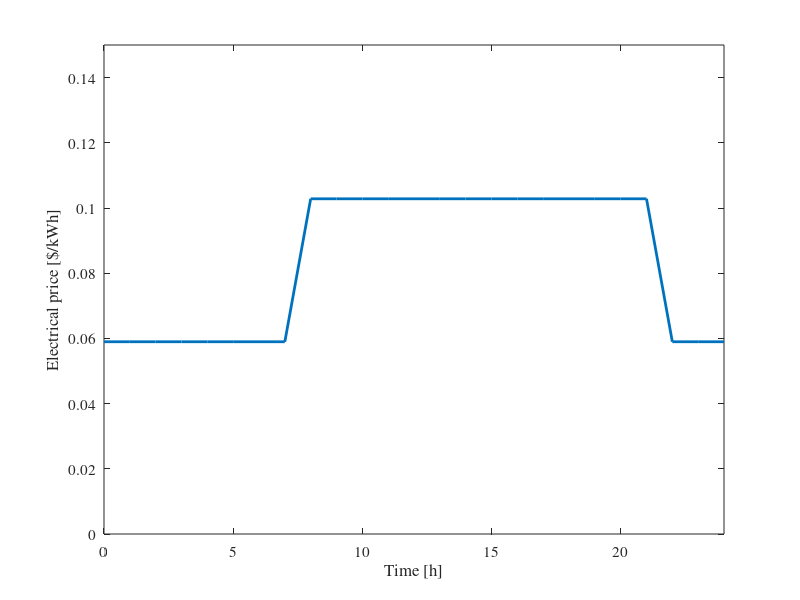
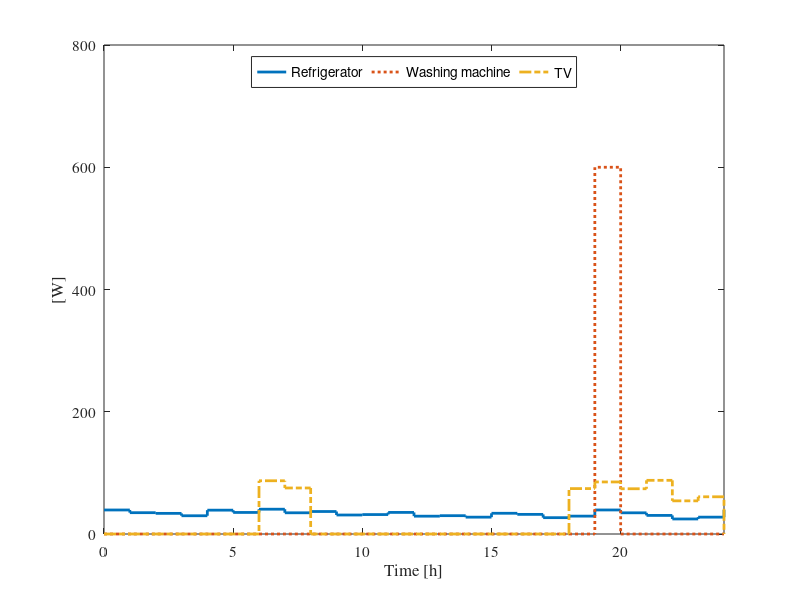
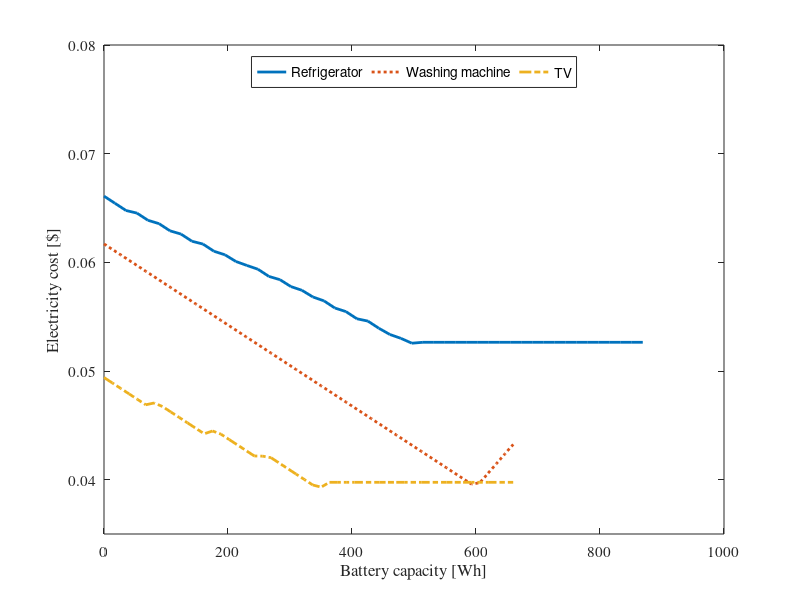
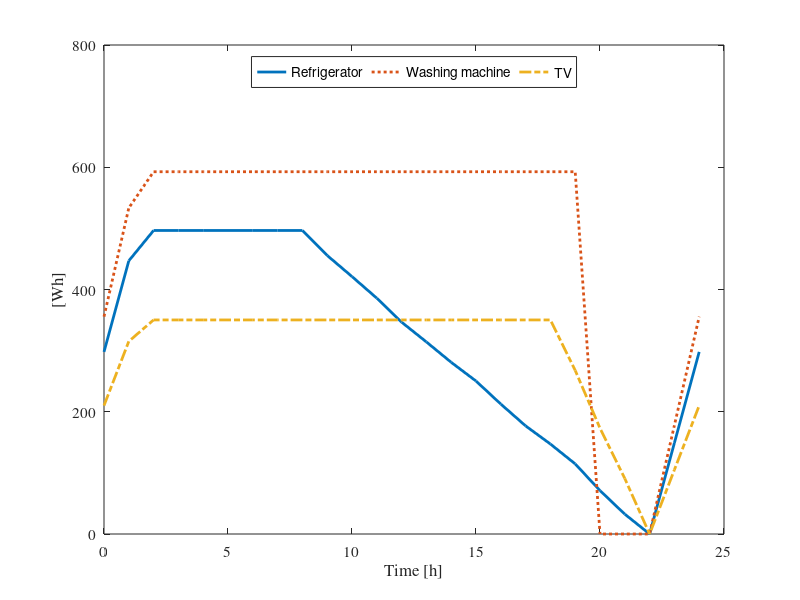

Reproduce these figures in MATLAB, in order. (Note: this script raises an error after producing the figures.)
clear all; close all;
clc;

width = 4.5;     % Width in inches
height = 2;    % Height in inches
alw = 0.75;    % AxesLineWidth
fsz = 11;      % Fontsize
lw = 2;      % LineWidth
msz = 10;       % MarkerSize
% The properties we've been using in the figures
set(0,'defaultLineLineWidth',lw);   % set the default line width to lw
set(0,'defaultLineMarkerSize',msz); % set the default line marker size to msz
defpos = get(0,'defaultFigurePosition');
set(0,'defaultFigurePosition', [defpos(1) defpos(2) width*100, height*100]);
set(gca,...
    'Units','normalized',...
    'FontUnits','points',...
    'FontWeight','normal',...
    'FontSize',10,...
    'FontName','Times')

load elect_price.mat
% price data
% column1 : household / c2 : general/ c3 :educational/c4: industrial /c5:
% agriculture / c6: street light/ c7: night / c8: all


min_cost_ref=10000;min_cost_was=10000;min_cost_tv=10000;
max_night= max(price(:,7));
pbar= max_night+1;

% With dynamic price
smp=xlsread('SMP.csv');
smp_pick= smp(:,1:24);
pr=smp_pick(1:734,:);
pr=flipud(pr);
td= size(pr,1);
%
% price graph

pr_elect=zeros(24,1);
pr_elect(1:8,:)=pbar;
pr_elect(23:24,:)=pbar;
pr_elect(9:22,:)=mean(price(:,1));
pr_dynamic=mean(pr,1)';
ind_time=0:24;
%1163 $/won
figure(1)
pr_elect(end+1)=pr_elect(1);
plot(ind_time,pr_elect/1163);
% plot(ind_time,pr_elect/1163,ind_time,pr_dynamic/1163);
ylim([0,0.15]);
xlim([0,24]);
% title('Electricity price')
xlabel('Time [h]','FontName','Times','FontSize',fsz);
ylabel('Electrical price [$/kWh]','FontName','Times','FontSize',fsz);
set(gca,'FontName','Times','FontSize',fsz);
saveas(gcf,'fig1.png')

% refrigerator
pd = makedist('Normal','mu',33.3,'sigma',4);
y_ref = random(pd,24,1);
% Washing Machine
y_was = zeros(24,1);
y_was(20)=600;
% TV
pd1 = makedist('Normal','mu',70,'sigma',10);
y_tv=zeros(24,1);
watch = random(pd1,8,1);
y_tv(7:8)= watch(1:2,1);
y_tv(19:24)=watch(3:8,1);
% usage distribution in graph

figure(2)
y_ref(end+1)=y_ref(1);y_was(end+1)=y_was(1);y_tv(end+1)=y_tv(1);
% plot(ind_time,y_ref,ind_time,y_was,ind_time,y_tv);
stairs(ind_time,y_ref,'linewidth',lw);
hold on
stairs(ind_time,y_was,':','linewidth',lw);
stairs(ind_time,y_tv,'-.','linewidth',lw);
ylim([0,800]);
xlim([0,24]);
legend('Refrigerator','Washing machine','TV','Orientation','horizontal','location','North')
% title('Electricity usage profile')
xlabel('Time [h]');
ylabel('[W]');
set(gca,'FontName','Times','FontSize',fsz);
% set(gca,'FontSize',fsz,'XTickLabelRotation',45,'XTick',1:24, 'XTickLabel',{'1' '1' '2' '3' '4' '5' '6' '7' '8' '9' '10' '11' '12' '1' '2' '3' '4' '5' '6' '7' '8' '9' '10' '11'});

saveas(gcf,'fig2.png')

%
% battery efficiency is determined by del1, del2
% in this case, it's 90% efficient
del2= 0.9;
del1 = 0.9;
x_crate= 0.3;
% grid size
nn=50;
% the vectors to store the results
cost_cal=1000*ones(nn,1);
elec_cal=1000*ones(nn,1);

% appliance_index: the number represents the appliance
% if 1 : refrigerator, 2: washing machine 3: tv

for appliance_index=1:1:3
    if appliance_index==1
        y=y_ref(1:24);
    elseif appliance_index==2
        y=y_was(1:24);
    elseif appliance_index==3
        y=y_tv(1:24);
    end
    max_bat=ceil(sum(y)/10)*10*1.1;
    K_grid=linspace(0,max_bat,nn);
    batterycost=zeros(nn,1);
    
    x_input=zeros(24,1);
    for j=1:nn
        K= K_grid(j);
        x=x_crate*K;
        loop=1;
        bat_bef=0;
        while loop<=100;
            
            bat = zeros(24,1);
            zt = zeros(24,1);
            ht= zeros(24,1);
            y_use=zeros(24,1);
            bat(1)=bat_bef;
            x_input=zeros(24,1);
            for i=1:24
                % off peak
                if (i>=1 & i< 9)||(i>= 23)
                    if (bat(i) >= 0 & bat(i) <K)
                        ht(i)=1;
                        zt(i)=1;
                        y_use(i)=y(i);
                        if bat(i)+x < K
                            x_input(i)=x;
                        else
                            x_input(i)=K-bat(i);
                        end
                    elseif  (bat(i)<0)
                        bat(i)=0;
                        ht(i)=1;
                        zt(i)=1;
                        y_use(i)=y(i);
                        x_input(i)=x;
                    else
                        ht(i)=0;
                        zt(i)=1;
                        y_use(i)=y(i);
                    end
                else
                    % peak hours
                    if (bat(i) > 0 & bat(i) <=K)
                        ht(i) =-1;
                        if (bat(i)<y(i))
                            zt(i)=1;
                            y_use(i)=y(i)-bat(i);
                        else
                            zt(i)=0;
                        end
                        
                    elseif (bat(i)<=0)
                        ht(i)=0;
                        zt(i)=1;
                        y_use(i)=y(i);
                        bat(i)=0;
                    else
                        bat(i)=K;
                        ht(i)=-1;
                        zt(i)=0;
                    end
                end
                if i<=23
                    bat(i+1) = bat(i)+(ht(i)==1)*x_input(i)-(ht(i)==-1)*y(i)*1/(del2);
                    if bat(i+1) >= K
                        bat(i+1)=K;
                    end
                else
                    bat_bef=bat(i)+(ht(i)==1)*x_input(i)-(ht(i)==-1)*y(i)*1/(del2);
                end
            end
            % electricity cost calculation
            before_cost=sum(pr_elect(1:24)/1000.*y);
            if K==0;
                after_cost=before_cost;
                total_elect=sum(y);
            else
                after_cost=sum((zt==1).*(y_use.*pr_elect(1:24)/1000)+(1/(del1))*(x_input.*(pr_elect(1:24)/1000)));
                total_elect=sum((zt==1).*y_use+(1/(del1))*x_input);
            end
            loop=loop+1;
        end
        batterycost(j)=133.6/1000*K;
        cost_cal(j)=after_cost;
        elec_cal(j)=total_elect;
        
        
        if appliance_index==1;
            cost_ref=[cost_cal,K_grid',batterycost];
            if min_cost_ref>min(cost_cal)
                min_cost_ref=min(cost_cal)
                bat_ref=bat;                
            end
        elseif appliance_index==2;
            cost_was=[cost_cal,K_grid',batterycost];
            if min_cost_was>min(cost_cal)
                min_cost_was=min(cost_cal);
                bat_was=bat;
            end
        elseif appliance_index==3;
            cost_tv=[cost_cal,K_grid',batterycost];
            if min_cost_tv>min(cost_cal)
                min_cost_tv=min(cost_cal);
                bat_tv=bat;
            end
        end
    end
end

%
% plotting the electricity cost
figure(3);
% plot(cost_ref(:,2), cost_ref(:,1),cost_was(:,2), cost_was(:,1),':',cost_tv(:,2), cost_tv(:,1),'-.');

plot(cost_ref(:,2), cost_ref(:,1)/1163,cost_was(:,2), cost_was(:,1)/1163,':',cost_tv(:,2), cost_tv(:,1)/1163,'-.');
legend('Refrigerator','Washing machine','TV','Orientation','horizontal','location','North')
% title('Electricity cost and battery capacity: 2 price')
xlabel('Battery capacity [Wh]','FontName','Times','FontSize',fsz);
ylabel('Electricity cost [$]','FontName','Times','FontSize',fsz);
ylim([0.035 0.08])
set(gca,'FontName','Times','FontSize',fsz);
saveas(gcf,'fig3.png')
figure(4);
bat_ref(end+1)=bat_ref(1);bat_was(end+1)=bat_was(1);bat_tv(end+1)=bat_tv(1);
plot(ind_time,bat_ref,ind_time,bat_was,':',ind_time,bat_tv,'-.');
legend('Refrigerator','Washing machine','TV','Orientation','horizontal','location','North')
% title('Battery changes: 2 price, maximum capacity')
xlabel('Time [h]','FontName','Times','FontSize',fsz);
ylabel('[Wh]','FontName','Times','FontSize',fsz);
ylim([0 800])
set(gca,'FontName','Times','FontSize',fsz);
saveas(gcf,'fig4.png')

% ylabel('Total electricity charged in the battery [Wh]');
%% Dynamic Price
%%%%%%%%%%%%%%%%%%%%%%%%%%%%%%%%%%
%%%%%%%%%%%%%%%%%%%%%%%%%%%%%%%%%
nn=10;
% the vectors to store the results
cost_cal=zeros(nn,1);
elec_cal=zeros(nn,1);
% update length
m=15;

pr=smp_pick(1:m,:);
pr=flipud(pr);
td= size(pr,1);
% appliance_index: the number represents the appliance
% if 1 : refrigerator, 2: washing machine 3: tv

appliance_index='1';

switch(appliance_index)
    case '1'
        y=y_ref;
    case '2'
        y=y_was;
    case '3'
        y=y_tv;
end
max_bat=ceil(sum(y)/10)*10;
K_grid=linspace(0,max_bat,nn);
batterycost=zeros(nn,1);
global bat

for j=1:nn
    K= K_grid(j);
    bat=zeros(24,1);
    before_cost=sum(pr*y/1000)/td;
    x=x_crate*K;
    cost_opt=@(plbar)price_opt(plbar,K,pr,del1,del2,x,y);
    options = optimset('Display','iter','MaxIter',99999999999999999);
    x0=mean(mean(pr));
    lb=min(min(pr));
    ub=max(max(pr));
    [x_param2,ff]=simulannealbnd(cost_opt,x0,lb,ub,options);
    cost_cal(j,1)=x_param2;
    cost_cal(j,2)=price_opt(x_param2,K,pr,del1,del2,x,y);
    if j==1
        cost_cal(j,2)=before_cost;
    end
    
    batterycost(j)=133.6/1000*K;
end


if appliance_index=='1';
    cost_ref_dyn=[cost_cal,K_grid',batterycost];
    bat_ref_dyn=bat;
elseif appliance_index=='2';
    cost_was_dyn=[cost_cal,K_grid',batterycost];
    bat_was_dyn=bat;
else
    cost_tv_dyn=[cost_cal,K_grid',batterycost];
    bat_tv_dyn=bat;
end



figure(5);
plot(cost_ref_dyn(:,3), cost_ref_dyn(:,2),'--',cost_was_dyn(:,3), cost_was_dyn(:,2),'-o',cost_tv_dyn(:,3), cost_tv_dyn(:,2));
legend('Refrigerator','Washing machine','TV')
title('Electricity cost and battery capacity: dynamic price')
xlabel('Battery capacity(Wh)');
ylabel('Electricity cost(Daily mean/won)');

figure(6);
plot(ind_time,bat_ref_dyn,'o',ind_time,bat_was_dyn,'--',ind_time,bat_tv_dyn,'-o');
legend('Refrigerator','Washing machine','TV')
title('Battery changes: dynamic price, maximum capacity')
xlabel('Time');
ylabel('Total electricity charged in the battery');